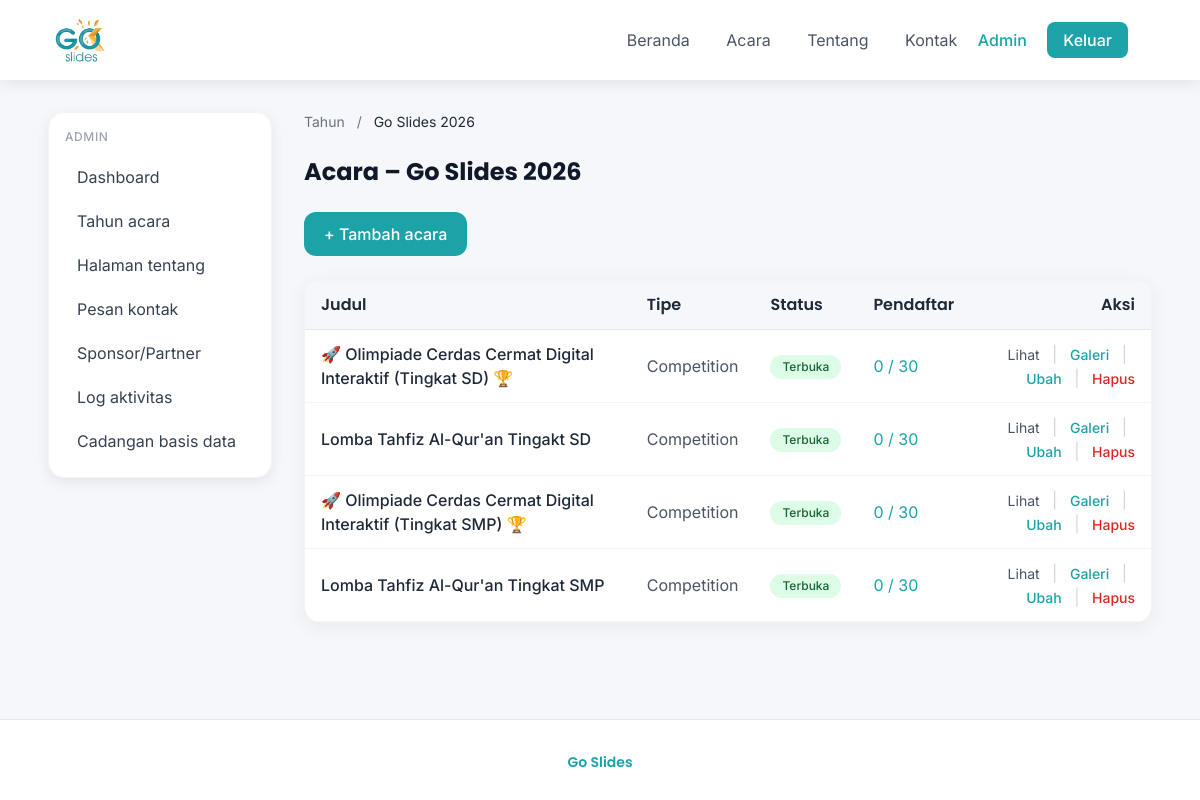
Page /admin/years/1/activities (signed in) on the committed database.
### app/models/__init__.py (models this page shows, shortened)
class Year(db.Model):
    __tablename__ = "years"
    id = db.Column(db.Integer, primary_key=True)
    name = db.Column(db.String(64), nullable=False)
    theme = db.Column(db.String(255), nullable=True)
    active = db.Column(db.Boolean, nullable=False, default=False)
    created_at = db.Column(db.DateTime, server_default=db.func.now())
    activities = db.relationship("Activity", backref="year", lazy="dynamic", cascade="all, delete-orphan")

class Activity(db.Model):
    __tablename__ = "activities"
    id = db.Column(db.Integer, primary_key=True)
    year_id = db.Column(db.Integer, db.ForeignKey("years.id", ondelete="CASCADE"), nullable=False)
    title = db.Column(db.String(255), nullable=False)
    description = db.Column(db.Text)
    date = db.Column(db.Date)
    type = db.Column(db.String(32), nullable=False, default="competition")
    status = db.Column(db.String(32), nullable=False, default="upcoming")
    quota = db.Column(db.Integer)
    guideline_file = db.Column(db.String(255))
    created_at = db.Column(db.DateTime, server_default=db.func.now())
    registrants = db.relationship("Registrant", backref="activity", lazy="dynamic", cascade="all, delete-orphan")

### app/routes/admin.py (the view)
@admin_bp.route("/years/<int:year_id>/activities", methods=["GET"])
@login_required
@operator_or_above
def activities_list(year_id):
    year = Year.query.get_or_404(year_id)
    activities = get_activities_for_year(year_id=year_id)
    return render_template("admin/activities.html", year=year, activities=activities)

### app/models/__init__.py (called while the page is built)
    @property
    def is_super_admin(self):
        return self.role == ROLE_SUPER_ADMIN

### app/services/activity_service.py (called while the page is built)
def get_activities_for_year(year_id=None, year_active=False):
    q = Activity.query
    if year_id is not None:
        q = q.filter_by(year_id=year_id)
    if year_active:
        q = q.join(Activity.year).filter_by(active=True)
    return q.order_by(Activity.date.asc().nulls_last(), Activity.created_at.desc()).all()

### app/templates/admin/activities.html (shortened to what this page needs)
{% extends "admin/base_admin.html" %}
{% block admin_content %}
<nav class="text-sm text-gray-500 mb-6">
  <a href="{{ url_for('admin.years_list') }}" class="hover:text-primary">Tahun</a>
  <span class="mx-2">/</span>
  <span class="text-gray-800">{{ year.name }}</span>
</nav>
<h1 class="font-heading font-bold text-2xl text-gray-900 mb-6">Acara – {{ year.name }}</h1>
<a href="{{ url_for('admin.activity_new', year_id=year.id) }}" class="inline-flex items-center gap-2 bg-primary text-white px-5 py-2.5 rounded-xl font-medium hover:opacity-90 mb-6">+ Tambah acara</a>
<div class="bg-white rounded-2xl shadow-card border border-gray-100 overflow-hidden">
  <table class="w-full">
    <thead class="bg-bg border-b border-gray-200">
      <tr>
        <th class="text-left py-3 px-4 font-heading font-semibold text-gray-800">Judul</th>
        <th class="text-left py-3 px-4 font-heading font-semibold text-gray-800">Tipe</th>
        <th class="text-left py-3 px-4 font-heading font-semibold text-gray-800">Status</th>
        <th class="text-left py-3 px-4 font-heading font-semibold text-gray-800">Pendaftar</th>
        <th class="text-right py-3 px-4 font-heading font-semibold text-gray-800">Aksi</th>
      </tr>
    </thead>
    <tbody>
      {% for act in activities %}
      <tr class="border-b border-gray-100 hover:bg-bg/50">
        <td class="py-3 px-4 font-medium">{{ act.title }}</td>
        <td class="py-3 px-4 text-gray-600">{{ act.type|replace('-', ' ')|title }}</td>
        <td class="py-3 px-4">
          <span class="inline-block px-3 py-1 rounded-full text-xs font-medium
            {% if act.status == 'open' %}bg-green-100 text-green-800
            {% elif act.status == 'upcoming' %}bg-amber-100 text-amber-800
            {% else %}bg-gray-100 text-gray-600{% endif %}">
            {% if act.status == 'open' %}Terbuka{% elif act.status == 'upcoming' %}Segera{% else %}Ditutup{% endif %}
          </span>
        </td>
        <td class="py-3 px-4">
          <a href="{{ url_for('admin.registrants_list', activity_id=act.id) }}" class="text-primary hover:underline">
            {{ act.registrants.count() }}{% if act.quota %} / {{ act.quota }}{% endif %}
          </a>
        </td>
        <td class="py-3 px-4 text-right">
          <a href="{{ url_for('public.competition_detail', activity_id=act.id) }}" class="text-gray-600 text-sm hover:text-primary" target="_blank">Lihat</a>
          <span class="mx-2 text-gray-300">|</span>
          <a href="{{ url_for('admin.activity_gallery', activity_id=act.id) }}" class="text-primary text-sm font-medium hover:underline">Galeri</a>
          <span class="mx-2 text-gray-300">|</span>
          <a href="{{ url_for('admin.activity_edit', activity_id=act.id) }}" class="text-primary text-sm font-medium hover:underline">Ubah</a>
          <span class="mx-2 text-gray-300">|</span>
          <form method="post" action="{{ url_for('admin.activity_delete', activity_id=act.id) }}" class="inline" onsubmit="return confirm('Hapus acara ini?');">
            <button type="submit" class="text-red-600 text-sm font-medium hover:underline">Hapus</button>
          </form>
        </td>
      </tr>
      {% endfor %}
    </tbody>
  </table>
</div>
{% endblock %}

### app/templates/base.html (style rules this page uses)
body { font-family: 'Inter', sans-serif; }
h1, h2, h3, h4, .font-heading { font-family: 'Poppins', sans-serif; }

### rows in the picture
Year: name "Go Slides 2026"
Activity: title "🚀 Olimpiade Cerdas Cermat Digital Interaktif (Tingkat SD) 🏆", type "Competition", status "Terbuka", registrants.count "0", quota "30"
Activity: title "Lomba Tahfiz Al-Qur'an Tingakt SD", type "Competition", status "Terbuka", registrants.count "0", quota "30"
Activity: title "🚀 Olimpiade Cerdas Cermat Digital Interaktif (Tingkat SMP) 🏆", type "Competition", status "Terbuka", registrants.count "0", quota "30"
Activity: title "Lomba Tahfiz Al-Qur'an Tingkat SMP", type "Competition", status "Terbuka", registrants.count "0", quota "30"
